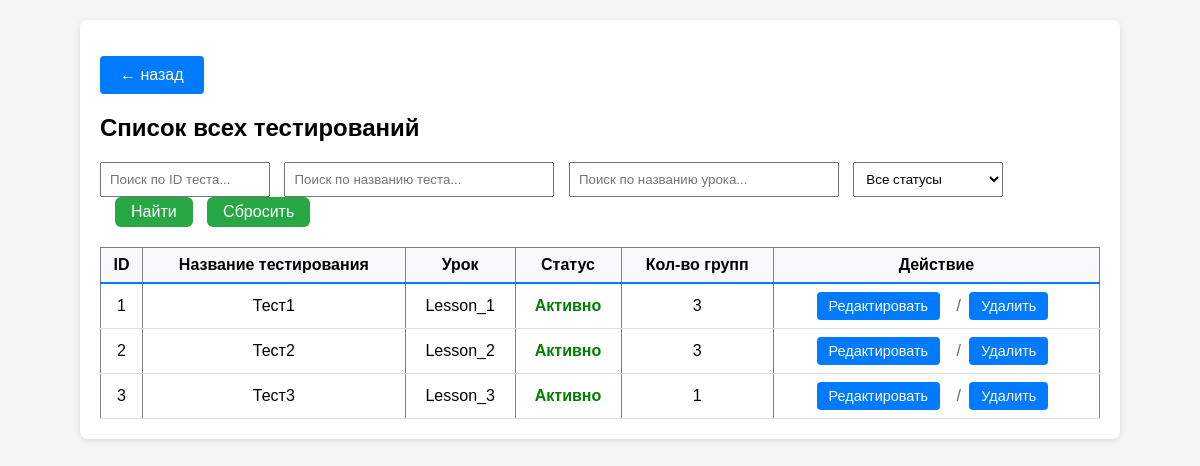
The app's page /dashboard/testing_management/testing_list (signed in), older data.
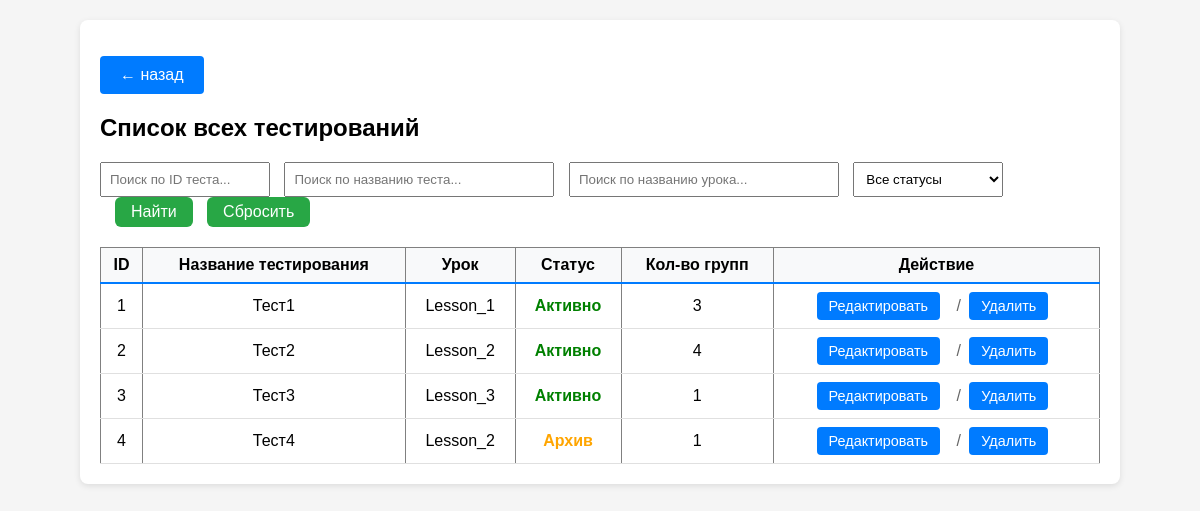
The same page, newer data.
### app.py (models this page shows, shortened)
class Testing(db.Model):
    __tablename__ = 'Testings'
    id = db.Column(db.Integer, primary_key=True)
    name = db.Column(db.String(64), unique=True, nullable=False)
    status = db.Column(db.Boolean, nullable=False)
    lesson_id = db.Column(db.Integer, nullable=False)
    group_id = db.Column(db.JSON, nullable=False)

class Lesson(db.Model):
    __tablename__ = 'Lessons'
    id = db.Column(db.Integer, primary_key=True)
    name = db.Column(db.String(64), unique=True, nullable=False)
    time = db.Column(db.Integer, nullable=False)
    price_correct = db.Column(db.Integer, default=1)
    price_wrong = db.Column(db.Integer, default=-1)
    questions = db.Column(db.JSON, nullable=False)

### app.py (the view)
@app.route('/dashboard/testing_management/testing_list')
def testing_list():
    if not check_privileges():
        return redirect(url_for('ErAuth'))
    testings = Testing.query.order_by(Testing.id).all()
    lessons = Lesson.query.order_by(Lesson.id).all()
    lessons_dict = {lesson.id: lesson for lesson in lessons}
    return render_template(mgn + 'testing_list.html', testings=testings, lessons_dict=lessons_dict)

### app.py (called while the page is built)
@login_manager.user_loader
def load_user(user_id):
    return User.query.get(int(user_id))

def check_privileges():
    curent_user = User.query.filter(
        User.username.ilike(
            session.get('curent_user')
        )
    ).first()
    print("DEBUD: curent user is",curent_user)
    print("DEBUG: curent user privileges -",curent_user.is_admin)
    if not curent_user or not curent_user.is_admin:
        return False
    else:
        return True

    def __repr__(self):
        return f'<User {self.username}>'

    @property
    def is_admin(self):
        return self.privileges

### templates/templateM/testing_list.html (shortened to what this page needs)
{% extends 'base.html' %}
{% block content %}
<p><a href="{{ url_for('testing_management') }}" class="btn">← назад</a></p>
<h2>Список всех тестирований</h2>
<div style="margin: 20px 0;">
  <input type="text" id="searchID" placeholder="Поиск по ID теста..."
         style="padding: 8px; width: 150px;">
  <input type="text" id="searchName" placeholder="Поиск по названию теста..."
         style="padding: 8px; width: 250px; margin-left: 10px;">
  <input type="text" id="searchLesson" placeholder="Поиск по названию урока..."
         style="padding: 8px; width: 250px; margin-left: 10px;">
  <select id="searchStatus" style="padding: 8px; width: 150px; margin-left: 10px;">
    <option value="">Все статусы</option>
  </select>
  <button type="button" onclick="searchTable()" style="padding: 6px 16px; margin-left: 15px;">
    Найти
  </button>
  <button type="button" onclick="clearSearch()" style="padding: 6px 16px; margin-left: 10px;">
    Сбросить
  </button>
</div>
<table border="1" cellpadding="5" id="testingTable">
  <thead>
    <tr>
      <th>ID</th>
      <th>Название тестирования</th>
      <th>Урок</th>
      <th>Статус</th>
      <th>Кол-во групп</th>
      <th>Действие</th>
    </tr>
  </thead>
  <tbody>
    {% for t in testings %}
    <tr class="testing_row">
      <td>{{ t.id }}</td>
      <td>{{ t.name }}</td>
      <td>
        {% set lesson = lessons_dict.get(t.lesson_id) %}
        {% if lesson %}
          {{ lesson.name }}
        {% else %}
          <span style="color: #999;">ID: {{ t.lesson_id }}</span>
        {% endif %}
      </td>
      <td>
        {% if t.status == True %}
          <span style="color: green; font-weight: bold;">Активно</span>
        {% else %}
          <span style="color: orange; font-weight: bold;">Архив</span>
        {% endif %}
      </td>
      <td>
        {% if t.group_id %}
          {% if t.group_id is string %}
            {% set groups = t.group_id|from_json %}
            {{ groups|length }}
          {% elif t.group_id is iterable %}
            {{ t.group_id|length }}
          {% else %}
            0
          {% endif %}
        {% else %}
          0
        {% endif %}
      </td>
      <td>
        <div class="actions">
            <a href="{{ url_for('testing_edit', testing_id=t.id) }}"
               class="btn btn-action">Редактировать</a>
            <span class="action-divider">/</span>
            <form action="{{ url_for('testing_delete', testing_id=t.id) }}"
                  method="post" style="display:inline;">
                <button type="submit"
                        onclick="return confirm('Удалить тестирование?')"
                        class="btn btn-action">Удалить</button>
            </form>
        </div>
      </td>
    </tr>
    {% endfor %}
  </tbody>
</table>
{% endblock %}
{% set show_footer = False %}

Row changes from the older to the newer data that the page shows:
changed Testing "Тест2": group_id|length "3" → "4"
added Testing: id "4", name "Тест4", {{ lesson.name }} "Lesson_2", status "Архив", group_id|length "1"
